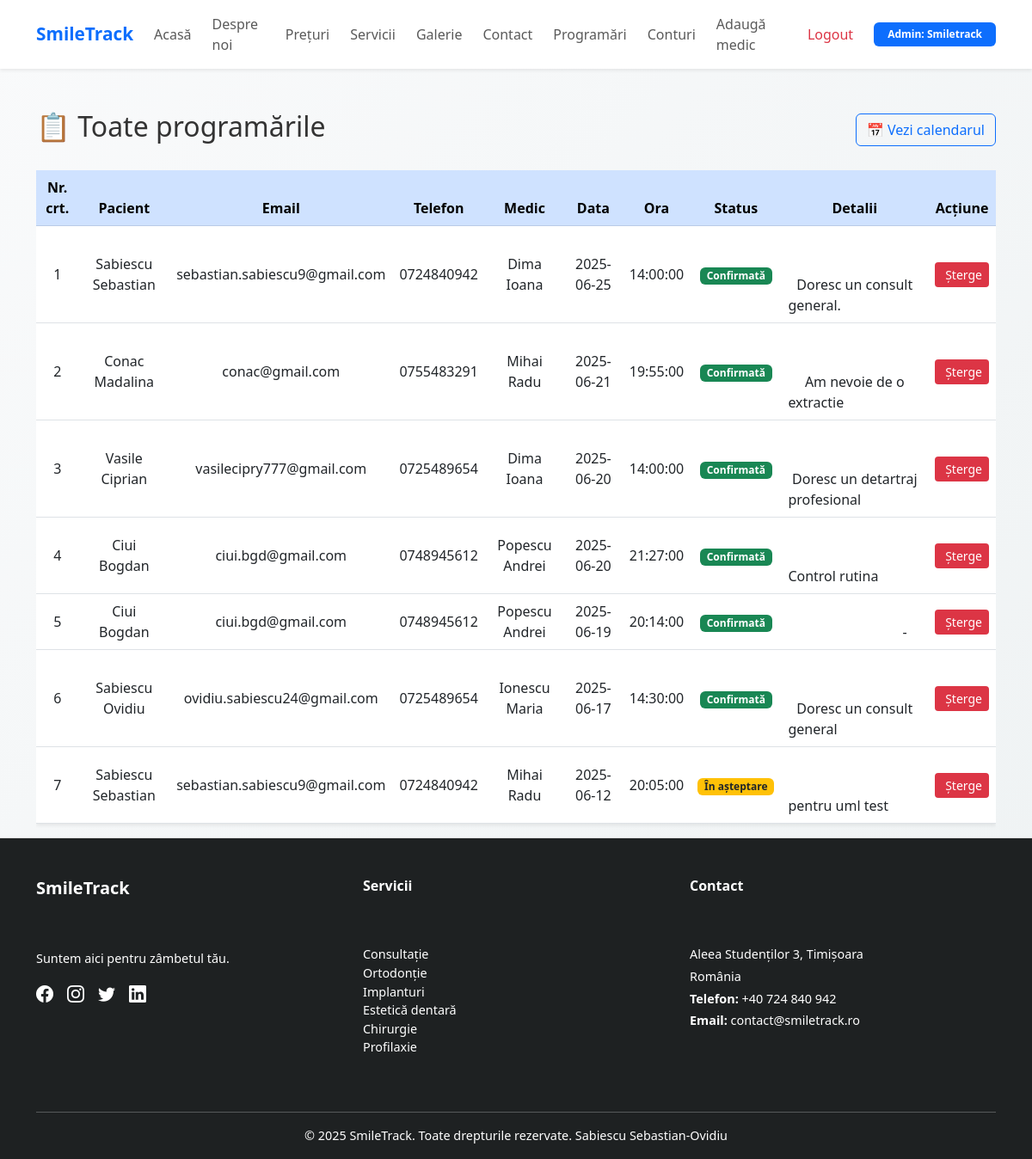
Screenshot of /dashboard/admin/programari.php (signed in) with the database file from the repository.
### tables this page shows
CREATE TABLE IF NOT EXISTS `programari` (
  `id` int NOT NULL AUTO_INCREMENT,
  `id_pacient` int NOT NULL,
  `nume` varchar(100) DEFAULT NULL,
  `prenume` varchar(100) DEFAULT NULL,
  `telefon` varchar(20) DEFAULT NULL,
  `email` varchar(150) DEFAULT NULL,
  `medic` varchar(100) DEFAULT NULL,
  `data_programare` date DEFAULT NULL,
  `ora_programare` time DEFAULT NULL,
  `detalii` text,
  `status` enum('in_asteptare','confirmata','anulata') DEFAULT 'in_asteptare',
  `data_creare` timestamp NULL DEFAULT CURRENT_TIMESTAMP,
  PRIMARY KEY (`id`),
  KEY `id_pacient` (`id_pacient`)
);

CREATE TABLE IF NOT EXISTS `utilizatori` (
  `id` int NOT NULL AUTO_INCREMENT,
  `nume` varchar(100) NOT NULL,
  `prenume` varchar(100) NOT NULL,
  `email` varchar(150) NOT NULL,
  `telefon` varchar(20) DEFAULT NULL,
  `parola` varchar(255) NOT NULL,
  `rol` enum('pacient','medic','admin') NOT NULL DEFAULT 'pacient',
  `data_inregistrare` timestamp NULL DEFAULT CURRENT_TIMESTAMP,
  PRIMARY KEY (`id`),
  UNIQUE KEY `email` (`email`)
);

### dashboard/admin/programari.php (the view, shortened to what this page needs)
<?php
require_once("../../config/db.php");
$rezultat = $conn->query("SELECT p.*, u.nume, u.prenume FROM programari p
                          LEFT JOIN utilizatori u ON p.id_pacient = u.id
                          ORDER BY data_programare DESC");
?>
<?php include("../../includes/header.php"); ?>
<?php include("../../includes/navbar.php"); ?>
<link href="https://cdn.jsdelivr.net/npm/fullcalendar@6.1.8/index.global.min.css" rel="stylesheet" />
<div class="page-container">
    <div class="content-wrap">
        <div class="container mt-5">
            <div class="d-flex justify-content-between align-items-center mb-4">
                <h2>📋 Toate programările</h2>
                <button class="btn btn-outline-primary" data-bs-toggle="offcanvas" data-bs-target="#calendarSidebar">
                    📅 Vezi calendarul
                </button>
            </div>
            <div class="table-responsive">
                <table class="table table-hover align-middle text-center shadow-sm">
                    <thead class="table-primary">
                        <tr>
                            <th>Nr. crt.</th>
                            <th>Pacient</th>
                            <th>Email</th>
                            <th>Telefon</th>
                            <th>Medic</th>
                            <th>Data</th>
                            <th>Ora</th>
                            <th>Status</th>
                            <th>Detalii</th>
                            <th>Acțiune</th>
                        </tr>
                    </thead>
                    <tbody>
                        <?php
                            $nr_crt = 1;
                            while($row = $rezultat->fetch_assoc()):
                        ?>
                        <tr>
                            <td><?= $nr_crt++ ?></td>
                            <td><?= htmlspecialchars($row["nume"] . " " . $row["prenume"]) ?></td>
                            <td><?= htmlspecialchars($row["email"] ?: '-') ?></td>
                            <td><?= htmlspecialchars($row["telefon"] ?: '-') ?></td>
                            <td><?= htmlspecialchars($row["medic"] ?: '-') ?></td>
                            <td><?= htmlspecialchars($row["data_programare"]) ?></td>
                            <td><?= htmlspecialchars($row["ora_programare"]) ?></td>
                            <td>
                                <?php
                                    switch ($row["status"]) {
                                        case "confirmata": echo "<span class='badge bg-success'>Confirmată</span>"; break;
                                        default: echo "<span class='badge bg-warning text-dark'>În așteptare</span>"; break;
                                    }
                                ?>
                            </td>
                            <td style="word-break: break-word; white-space: pre-wrap;">
                                <?= nl2br(htmlspecialchars($row["detalii"] ?: '-')) ?>
                            </td>
                            <td>
                                <form method="post" onsubmit="return confirm('Ești sigur că vrei să ștergi această programare?');">
                                    <button type="submit" class="btn btn-sm btn-danger d-flex align-items-center justify-content-center">
                                        <i class="fas fa-trash me-1"></i> Șterge
                                    </button>
                                </form>
                            </td>
                        </tr>
                        <?php endwhile; ?>
                    </tbody>
                </table>
            </div>
        </div>
    </div>
<?php include("../../includes/footer.php"); ?>
</div>

### assets/css/style.css (style rules this page uses)
body { font-family: 'Segoe UI', sans-serif; background: linear-gradient(to right top, #f0f8ff, #e6f0ff); background-attachment: fixed; margin: 0; padding: 0; color: #333; }
.btn-danger { background-color: #dc3545; border: none; }

### includes/header.php (style rules this page uses)
body { background: linear-gradient(to bottom right, #f9fafb, #eef2f3); min-height: 100vh; }

### rows the page displays
programari: utilizatori.nume+prenume "Sabiescu Sebastian", email "sebastian.sabiescu9@gmail.com", telefon "0724840942", medic "Dima Ioana", data_programare "2025-06-25", ora_programare "14:00:00", status "Confirmată", detalii "Doresc un consult general."
programari: utilizatori.nume+prenume "Conac Madalina", email "conac@gmail.com", telefon "0755483291", medic "Mihai Radu", data_programare "2025-06-21", ora_programare "19:55:00", status "Confirmată", detalii "Am nevoie de o extractie"
programari: utilizatori.nume+prenume "Vasile Ciprian", email "vasilecipry777@gmail.com", telefon "0725489654", medic "Dima Ioana", data_programare "2025-06-20", ora_programare "14:00:00", status "Confirmată", detalii "Doresc un detartraj profesional"
programari: utilizatori.nume+prenume "Ciui Bogdan", email "ciui.bgd@gmail.com", telefon "0748945612", medic "Popescu Andrei", data_programare "2025-06-20", ora_programare "21:27:00", status "Confirmată", detalii "Control rutina…"
programari: utilizatori.nume+prenume "Ciui Bogdan", email "ciui.bgd@gmail.com", telefon "0748945612", medic "Popescu Andrei", data_programare "2025-06-19", ora_programare "20:14:00", status "Confirmată", detalii "-…"
programari: utilizatori.nume+prenume "Sabiescu Ovidiu", email "ovidiu.sabiescu24@gmail.com", telefon "0725489654", medic "Ionescu Maria", data_programare "2025-06-17", ora_programare "14:30:00", status "Confirmată", detalii "Doresc un consult general"
programari: utilizatori.nume+prenume "Sabiescu Sebastian", email "sebastian.sabiescu9@gmail.com", telefon "0724840942", medic "Mihai Radu", data_programare "2025-06-12", ora_programare "20:05:00", status "În așteptare", detalii "pentru uml test…"

### other values shown
$rol "Admin"
$nume "Smiletrack"
